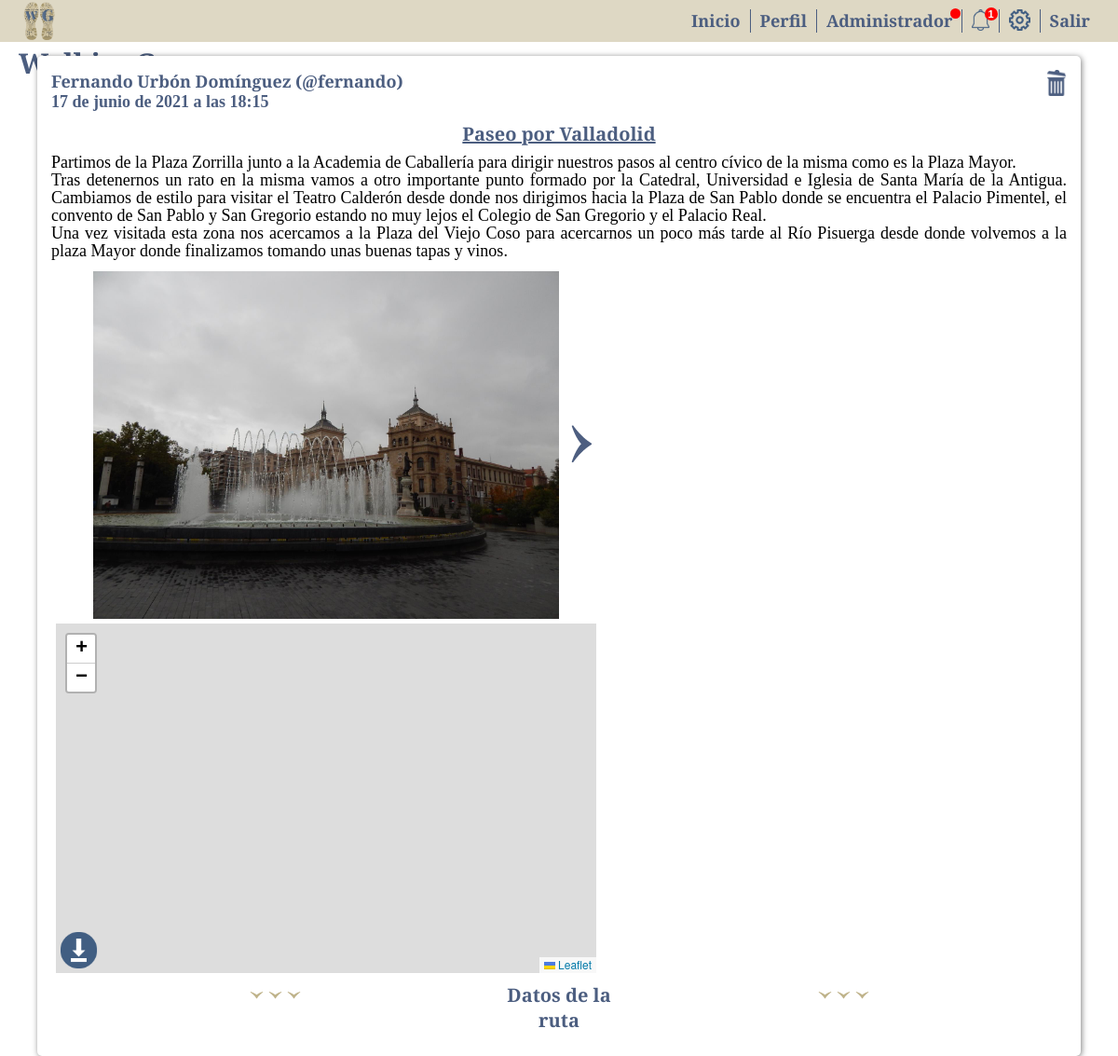
Screenshot of /publicacion.php?id=1 (signed in) with the database file from the repository.
### tables this page shows
CREATE TABLE IF NOT EXISTS Publicaciones (
  id int(11) NOT NULL AUTO_INCREMENT,
  Usuario int(11) NOT NULL,
  Fecha DATETIME NOT NULL,
  Titulo VARCHAR(150) NOT NULL,
  Descripcion TEXT NOT NULL,
  Ruta int(11) NOT NULL,
  Estado SET('Publicada', 'Pendiente', 'Rechazada') NOT NULL,
  PRIMARY KEY (id)
 
 
);

### php/comunes.php (called while the page is built, shortened)
<?php
function is_identificado() {
	if(isset($_SESSION["WG_identificacion"]) && $_SESSION["WG_identificacion"] == "S"){
		return 'S';
	} else {
		return 'N';
	}
}
function get_usuario($id) {
	$usuario = get_usuario_dao($id);
	return $usuario;
}
function es_amigo($id_usuario1, $id_usuario2) {
	$registro = get_amigos_estado_dao($id_usuario1, $id_usuario2);
	if(isset($registro)) {
		if($registro['Estado'] == 'Aceptado') {
			$estado = "S";
		} else if($registro['Estado'] == 'Pendiente') {
			$estado = "Pendiente";
		}
	} else {
		$registro = get_amigos_estado_dao($id_usuario2, $id_usuario1);
		if(isset($registro)) {
			if($registro['Estado'] == 'Aceptado') {
				$estado = "S";
			} else if($registro['Estado'] == 'Pendiente') {
				$estado = "NotificacionPendiente";
			}
		} else {
			$estado = "N";
		}
	}
	return $estado;
}
function construir_publicaciones($publicaciones) {
	foreach($publicaciones as &$publicacion) {
		$ruta = get_ruta_url_dao($publicacion['Ruta']);
		$publicacion['Mapa'] = $ruta['URL'];
		$fotos = get_url_fotos_publicacion_dao($publicacion['id']);
	}
	return $publicaciones;
}
function get_numero_notificaciones($id_usuario) {
	$num_notificaciones = get_num_solicitudes_pendientes_usuario_dao($id_usuario);
	return $num_notificaciones;
}
function get_numero_publicaciones_pendientes() {
	$num_publicaciones_pendientes = get_num_publicaciones_pendientes_dao();
	return $num_publicaciones_pendientes;
}
function mostrar_fecha($fecha_completa) {
	$fecha = explode(" ", $fecha_completa);
	$fecha_dias = explode("-", $fecha[0]);
	$fecha_horas = explode(":", $fecha[1]);
	if($fecha_dias[1] == '01') {
		$fecha_dias[1] = 'enero';
	} else if($fecha_dias[1] == '02') {
		$fecha_dias[1] = 'febrero';
	} else if($fecha_dias[1] == '03') {
		$fecha_dias[1] = 'marzo';
	} else if($fecha_dias[1] == '04') {
		$fecha_dias[1] = 'abril';
	} else if($fecha_dias[1] == '05') {
		$fecha_dias[1] = 'mayo';
	} else if($fecha_dias[1] == '06') {
		$fecha_dias[1] = 'junio';
	} else if($fecha_dias[1] == '07') {
		$fecha_dias[1] = 'julio';
	} else if($fecha_dias[1] == '08') {
		$fecha_dias[1] = 'agosto';
	} else if($fecha_dias[1] == '09') {
		$fecha_dias[1] = 'septiembre';
	} else if($fecha_dias[1] == '10') {
		$fecha_dias[1] = 'octubre';
	} else if($fecha_dias[1] == '11') {
		$fecha_dias[1] = 'noviembre';
	} else if($fecha_dias[1] == '12') {
		$fecha_dias[1] = 'diciembre';
	}
	return $fecha_dias[2] . ' de ' . $fecha_dias[1] . ' de ' . $fecha_dias[0] . ' a las ' . $fecha_horas[0] . ':' . $fecha_horas[1];
}
function get_privacidad($id_usuario) {
	$privacidad = get_privacidad_usuario_dao($id_usuario);
	return $privacidad;
}

### php/funciones.php (called while the page is built, shortened)
<?php
function conectar_bd() {
    $db_host="localhost";
    $db_nombre="WalkingGes";
    $db_user="walking";
    $db_pass="walking1234";
    $bd = mysqli_connect($db_host,$db_user,$db_pass,$db_nombre);
    mysqli_set_charset($bd,"utf8");
    return $bd;
}
function query_registros($sql) {
    $bd = conectar_bd();
    $query = mysqli_query($bd, $sql) or die("Error SQL: $sql");
    $registros = array();
    while($registro = mysqli_fetch_assoc($query)) {
        $registros[] = $registro;
    }
    return $registros;
}
function query_registro($sql) {
	$bd = conectar_bd();
    $query = mysqli_query($bd, $sql) or die("Error SQL: $sql");
    $registro = mysqli_fetch_array($query);
    return $registro;
}

### database/usuariosDAO.php (called while the page is built, shortened)
<?php
function get_usuario_dao($id_usuario) {
	$sql = "SELECT
				id,
				AES_DECRYPT(Nombre, 'walkingges') AS Nombre,
				AES_DECRYPT(Usuario, 'walkingges') AS Usuario,
				Genero,
				FechaNacimiento,
				AES_DECRYPT(Email, 'walkingges') AS Email,
				Admin
            FROM
              Usuarios
            WHERE
                id = $id_usuario";
	$usuario = query_registro($sql);
	return $usuario;
}

### database/publicacionesDAO.php (called while the page is built, shortened)
<?php
function get_publicaciones_id_dao($id_publicacion) {
	$sql = "SELECT
				Publicaciones.id
	                , Publicaciones.Fecha
	                , Publicaciones.Titulo
	                , Publicaciones.Descripcion
					, Publicaciones.Ruta
					, Publicaciones.Estado
					, Usuarios.id AS id_usuario
	                , AES_DECRYPT(Usuarios.Nombre, 'walkingges') AS Nombre
					, AES_DECRYPT(Usuarios.Usuario, 'walkingges') AS Usuario
	            FROM
	              Publicaciones, Usuarios
	            WHERE
					Publicaciones.id = $id_publicacion AND
					Publicaciones.Usuario = Usuarios.id";
		$publicaciones = query_registros($sql);
		return $publicaciones;
}
function get_id_usuario_publicacion_dao($id_publicacion) {
	$sql = "SELECT
				Usuario
			FROM
				Publicaciones
			WHERE
				id = $id_publicacion";
	$id_usuario = query_registro($sql)['Usuario'];
	return $id_usuario;
}
function get_num_publicaciones_pendientes_dao() {
	$sql = "SELECT
				COUNT(*) as Num_publicaciones_pendientes
            FROM
              Publicaciones
            WHERE
				Publicaciones.Estado = 'Pendiente'";
	$registro = query_registro($sql);
	$num_publicaciones_pendientes = $registro['Num_publicaciones_pendientes'];
	return $num_publicaciones_pendientes;
}

### database/amigosDAO.php (called while the page is built, shortened)
<?php
function get_amigos_estado_dao($id_usuario1, $id_usuario2) {
	$sql = "SELECT
				Amigos.Estado
			FROM
				Amigos
			WHERE
				Amigos.Usuario1 = $id_usuario1
				AND Amigos.Usuario2 = $id_usuario2";
	$registro = query_registro($sql);
	return $registro;
}
function get_num_solicitudes_pendientes_usuario_dao($id_usuario) {
	$sql = "SELECT
				COUNT(*) AS Num_notificaciones
            FROM
              Amigos
            WHERE
				Amigos.Estado = 'Pendiente'
				AND Amigos.Usuario2 = $id_usuario";
	$registro = query_registro($sql);
	$num_notificaciones = $registro['Num_notificaciones'];
	return $num_notificaciones;
}

### modelos/publicacionModelo.php (called while the page is built)
<?php
function get_publicacion($id) {
	$id_usuario = get_id_usuario_publicacion_dao($id);
	$privacidad = get_privacidad($id_usuario)['Publicaciones'];
	if($privacidad == 'Todos' || ($privacidad == 'SoloAmigos' && es_amigo($id_usuario, $_SESSION['WG_usuario_id']) == 'S') || $id_usuario == $_SESSION['WG_usuario_id']) {
		$publicaciones = get_publicaciones_id_dao($id);
		$publicaciones = construir_publicaciones($publicaciones);
	} else {
		$publicaciones = array();
	}
	return $publicaciones;
}

### database/privacidadDAO.php (called while the page is built, shortened)
<?php
function get_privacidad_usuario_dao($id_usuario) {
	$sql = "SELECT
				*
			FROM
				Privacidad
			WHERE
				Usuario = $id_usuario";
	$privacidad = query_registro($sql);
	return $privacidad;
}

### database/rutasDAO.php (called while the page is built, shortened)
<?php
function get_ruta_url_dao($id_ruta) {
	$sql = "SELECT
				URL
			FROM
				Rutas
			WHERE
				Rutas.id = " . $id_ruta;
	$ruta = query_registro($sql);
	return $ruta;
}

### database/fotosDAO.php (called while the page is built, shortened)
<?php
function get_url_fotos_publicacion_dao($id_publicacion) {
	$sql = "SELECT
				Fotos.URL
			FROM
				Fotos
			WHERE
				Fotos.Publicacion = " . $id_publicacion;
	$fotos = query_registros($sql);
	return $fotos;
}

### inc/publicacion.php (the view, shortened to what this page needs)
<div class="cajon_publicaciones">
	<?php foreach($publicaciones as &$publicacion) { ?>
		<div class="publicacion" id="publicacion_<?php echo $publicacion['id']?>">
			<div class="cabecera">
				<div class="nombre" onclick="document.location='perfil.php?id=<?php echo $publicacion['id_usuario']?>'">
					<?php echo $publicacion['Nombre']?>
					(<span style="font-family: Times New Roman">@</span><?php echo $publicacion['Usuario']?>)
				</div>
				<div class="fecha">
					<?php echo mostrar_fecha($publicacion['Fecha']); ?>
				</div>
			</div>
			<div class="opciones">
				<?php if($web == 'administrador') { ?>
					<img class="aprobar_publicacion" src="img/aprobar.png" alt="Aprobar publicación" title="Aprobar publicación" onclick="javascript: aprobar_publicacion(<?php echo $publicacion['id'] ?>);"></img>
					<img class="rechazar_publicacion" src="img/rechazar.png" alt="Rechazar publicación" title="Rechazar publicación" onclick="javascript: mostrar_mensaje_confirmacion('¿Estás seguro que deseas rechazar esta publicación?','rechazar_publicacion(<?php echo $publicacion['id'] ?>);', 'N')"></img>
				<?php } else { ?>
					<?php if($publicacion['id_usuario'] == $_SESSION['WG_usuario_id']) {?>
						<img class="borrar_publicacion" src="img/papelera.png" alt="Borrar publicación" title="Borrar publicación" onclick="javascript: mostrar_mensaje_confirmacion('¿Estás seguro que deseas borrar la publicación?','eliminar_publicacion(<?php echo $publicacion['id'] ?>);', 'N')"></img>
					<?php } ?>
				<?php } ?>
			</div>
			<div class="texto">
				<div class="titulo">
					<?php echo $publicacion['Titulo']?>
				</div>
				<div class="descripcion">
					<?php echo nl2br($publicacion['Descripcion'])?>
				</div>
			</div>
			<div class="imagenes">
				<div class="caja_carrusel">
					<div class="carrusel" id="carrusel_<?php echo $publicacion['id']?>" style="width: <?php echo $publicacion['ancho_carrusel']?>px">
						<?php foreach ($publicacion['Fotos'] as $imagen) {?>
							<div class="caja_imagen_carrusel">
								<img class="imagen_carrusel" src="<?php echo $imagen?>">
							</div>
						<?php }?>
					</div>
				</div>
				<img id="flecha_derecha_<?php echo $publicacion['id']?>" class="flecha_derecha" src="img/flecha_derecha_azul.png" alt="Siguiente" title="Siguiente" onclick="javascript: desplazar_carrusel('<?php echo $publicacion['id']?>', 'derecha')">
			</div>
			<div class="mapa" id="mapa_<?php echo $publicacion['id']?>">
				<img class="mapa_descargar" src="img/descargar.png" alt="Descargar gpx" title="Descargar gpx">
			</div>
			<div class="ver_datos_mapa" onclick="javascript: ver_datos_mapa(<?php echo $publicacion['id']?>);">
				<div class="flechas">
					<img id="ver_datos_mapa_<?php echo $publicacion['id']?>_flecha1" src="img/flecha_desplegar_dorado.png">
					<img id="ver_datos_mapa_<?php echo $publicacion['id']?>_flecha2" src="img/flecha_desplegar_dorado.png">
					<img id="ver_datos_mapa_<?php echo $publicacion['id']?>_flecha3" src="img/flecha_desplegar_dorado.png">
				</div>
				<div class="texto">
					Datos de la ruta
				</div>
				<div class="flechas">
					<img id="ver_datos_mapa_<?php echo $publicacion['id']?>_flecha4" src="img/flecha_desplegar_dorado.png">
					<img id="ver_datos_mapa_<?php echo $publicacion['id']?>_flecha5" src="img/flecha_desplegar_dorado.png">
					<img id="ver_datos_mapa_<?php echo $publicacion['id']?>_flecha6" src="img/flecha_desplegar_dorado.png">
				</div>
			</div>
		</div>
	<?php } ?>
</div>

### publicacion.php (shortened to what this page needs)
<?php
	$web = 'publicacion';
	$mostrar_plantilla = true;
	require 'php/funciones.php';
	require 'php/comunes.php';
	require 'database/amigosDAO.php';
	require 'database/fotosDAO.php';
	require 'database/privacidadDAO.php';
	require 'database/publicacionesDAO.php';
	require 'database/rutasDAO.php';
	require 'database/usuariosDAO.php';
	if(is_identificado() == 'N'){
		cargar_inicio_sesion();
	} else {
		if(!empty($_GET['accion'])) {
        		$accion = $_GET['accion'];
    	} else {
        		$accion = '';
    	}
		if($accion == '') {
			$publicaciones = get_publicacion($_GET['id']);
		}
		if($mostrar_plantilla == true) {
    	    require_once 'vistas/plantilla.php';
		}
	}

### vistas/plantilla.php (shortened to what this page needs)
<!DOCTYPE html>
<html lang="es">
    <head>
        <link rel="stylesheet" type="text/css" href="css/style.css" media="screen"/>
		<?php if($web == 'inicio' || $web == 'perfil' || $web == 'usuario' || $web == 'administrador' || $web == 'buscar' || $web == 'publicacion') { ?>
			<link rel="stylesheet" href="https://unpkg.com/leaflet@1.3.4/dist/leaflet.css"
/>
		<?php } ?>
    </head>
    <body>
	    <div id="barra_superior">
			<div id="contenido">
				<div id="bt_inicio" onclick="document.location='inicio.php'" style="width:220px">
					<img id="logo" src="img/favicon.png" onmouseover="$('#texto_logo').addClass('hover_logo');" onmouseout="$('#texto_logo').removeClass('hover_logo');">
					<div id="texto_logo" class="">WalkingGes</div>
				</div>
				<div id="menu">
					<?php if($web == 'index' or $web == 'registro') { ?>
						<div class="opcion borde_dcha" style="width:150px;" id="opcion_iniciar_sesion" onclick="document.location='index.php'">Iniciar sesión</div>
						<div class="opcion" style="width: 150px;" id="opcion_registrarse" onclick="document.location='registro.php'">Registrarse</div>
					<?php } else { ?>
						<div class="opcion borde_dcha" id="opcion_inicio" onclick="document.location='inicio.php'">Inicio</div>
						<div class="opcion borde_dcha" id="opcion_perfil" onclick="document.location='perfil.php'">Perfil</div>
						<?php if(get_usuario($_SESSION["WG_usuario_id"])["Admin"] == 'S') { ?>
							<div class="opcion borde_dcha" id="opcion_admin" onclick="document.location='administrador.php'">
								Administrador
								<?php if(get_numero_publicaciones_pendientes() > 0) { ?>
									<div id="publicaciones_pendientes"></div>
								<?php } ?>
							</div>
						<?php } ?>
						<div class="opcion borde_dcha" id="opcion_notificaciones" onclick="document.location='notificaciones.php'">
							<img id="img_notificaciones" alt="Notificaciones" title="Notificaciones" src="img/notificaciones.png">
							<?php if(get_numero_notificaciones($_SESSION['WG_usuario_id']) > 0) { ?>
								<div id="num_notificaciones"><?php echo get_numero_notificaciones($_SESSION['WG_usuario_id'])?></div>
							<?php } ?>
						</div>
						<div class="opcion borde_dcha" id="opcion_ajustes" onclick="document.location='ajustes.php'">
							<img id="img_ajustes" alt="Ajustes" title="Ajustes" src="img/ajustes.png">
						</div>
						<div class="opcion" id="opcion_salir" onclick="document.location='index.php?accion=salir'">Salir</div>
					<?php } ?>
				</div>
			</div>
		</div>
		<div id="contenido_pagina">
	        <?php include "vistas/" . $web . 'Vista.php';?>
	    </div>
    </body>
</html>

### vistas/publicacionVista.php
<?php if(count($publicaciones) > 0) { ?>
	<?php include 'inc/publicacion.php'; ?>
<?php } else { ?>
	<div class="info_pags">No puede ver la publicación solicitada.</div>
<?php } ?>

### rows the page displays
publicaciones: Nombre "Fernando Urbón Domínguez", Usuario "fernando", Fecha "17 de junio de 2021 a las 18:15", Titulo "Paseo por Valladolid", Descripcion "Partimos de la Plaza Zorrilla junto a la Academia de Caballería para dirigir nuestros pasos al centro cívico de la misma como es la Plaza Mayor. Tras detenernos un rato en la misma vamos a otro importante punto formado por la Catedral, Universidad e Iglesia de Santa María de la Antigua. Cambiamos de estilo para visitar el Teatro Calderón desde donde nos dirigimos hacia la Plaza de San Pablo donde se encuentra el Palacio Pimentel, el convento de San Pablo y San Gregorio estando no muy lejos el Colegio de San Gregorio y el Palacio Real. Una vez visitada esta zona nos acercamos a la Plaza del Viejo Coso para acercarnos un poco más tarde al Río Pisuerga desde donde volvemos a la plaza Mayor…", $publicacion['ancho_carrusel'] 9612 (drawn)

### other values shown
get_numero_notificaciones($_SESSION['WG_usuario_id']) "1"
